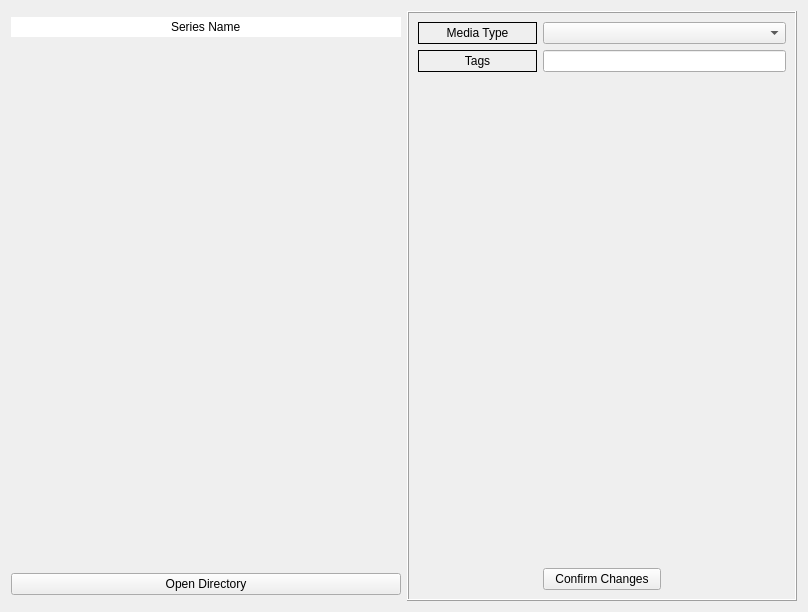
<?xml version="1.0" encoding="UTF-8"?>
<ui version="4.0">
 <class>BaseConfig</class>
 <widget class="QWidget" name="BaseConfig">
  <property name="geometry">
   <rect>
    <x>0</x>
    <y>0</y>
    <width>808</width>
    <height>612</height>
   </rect>
  </property>
  <property name="windowTitle">
   <string>Form</string>
  </property>
  <layout class="QGridLayout" name="gridLayout">
   <item row="4" column="0">
    <spacer name="verticalSpacer_3">
     <property name="orientation">
      <enum>Qt::Vertical</enum>
     </property>
     <property name="sizeHint" stdset="0">
      <size>
       <width>20</width>
       <height>40</height>
      </size>
     </property>
    </spacer>
   </item>
   <item row="3" column="0">
    <widget class="QLabel" name="folder_icon_label">
     <property name="sizePolicy">
      <sizepolicy hsizetype="Preferred" vsizetype="Preferred">
       <horstretch>0</horstretch>
       <verstretch>0</verstretch>
      </sizepolicy>
     </property>
     <property name="maximumSize">
      <size>
       <width>512</width>
       <height>512</height>
      </size>
     </property>
     <property name="text">
      <string/>
     </property>
     <property name="pixmap">
      <pixmap>../../../../../../../Downloads/pokemon_folder_icon_by_mikromike-d8mldi8.png</pixmap>
     </property>
     <property name="scaledContents">
      <bool>true</bool>
     </property>
     <property name="alignment">
      <set>Qt::AlignCenter</set>
     </property>
    </widget>
   </item>
   <item row="2" column="0">
    <spacer name="verticalSpacer_2">
     <property name="orientation">
      <enum>Qt::Vertical</enum>
     </property>
     <property name="sizeHint" stdset="0">
      <size>
       <width>20</width>
       <height>40</height>
      </size>
     </property>
    </spacer>
   </item>
   <item row="1" column="0">
    <widget class="QLineEdit" name="series_name_edit">
     <property name="enabled">
      <bool>true</bool>
     </property>
     <property name="sizePolicy">
      <sizepolicy hsizetype="Preferred" vsizetype="Fixed">
       <horstretch>0</horstretch>
       <verstretch>0</verstretch>
      </sizepolicy>
     </property>
     <property name="minimumSize">
      <size>
       <width>134</width>
       <height>0</height>
      </size>
     </property>
     <property name="text">
      <string>Series Name</string>
     </property>
     <property name="frame">
      <bool>false</bool>
     </property>
     <property name="alignment">
      <set>Qt::AlignCenter</set>
     </property>
    </widget>
   </item>
   <item row="5" column="0">
    <widget class="QPushButton" name="open_directory_button">
     <property name="text">
      <string>Open Directory</string>
     </property>
    </widget>
   </item>
   <item row="0" column="1" rowspan="7">
    <widget class="QFrame" name="frame">
     <property name="enabled">
      <bool>true</bool>
     </property>
     <property name="maximumSize">
      <size>
       <width>500</width>
       <height>16777215</height>
      </size>
     </property>
     <property name="frameShape">
      <enum>QFrame::Box</enum>
     </property>
     <property name="frameShadow">
      <enum>QFrame::Raised</enum>
     </property>
     <layout class="QGridLayout" name="gridLayout_2">
      <item row="0" column="1" colspan="2">
       <widget class="QComboBox" name="media_type_combo_box"/>
      </item>
      <item row="1" column="1" colspan="2">
       <widget class="QLineEdit" name="tags_edit">
        <property name="text">
         <string/>
        </property>
       </widget>
      </item>
      <item row="1" column="0">
       <widget class="QLabel" name="label_3">
        <property name="frameShape">
         <enum>QFrame::Box</enum>
        </property>
        <property name="text">
         <string>Tags</string>
        </property>
        <property name="alignment">
         <set>Qt::AlignCenter</set>
        </property>
       </widget>
      </item>
      <item row="2" column="0">
       <spacer name="verticalSpacer">
        <property name="orientation">
         <enum>Qt::Vertical</enum>
        </property>
        <property name="sizeHint" stdset="0">
         <size>
          <width>20</width>
          <height>40</height>
         </size>
        </property>
       </spacer>
      </item>
      <item row="3" column="1">
       <widget class="QPushButton" name="confirm_changes_button">
        <property name="text">
         <string>Confirm Changes</string>
        </property>
       </widget>
      </item>
      <item row="0" column="0">
       <widget class="QLabel" name="label_4">
        <property name="frameShape">
         <enum>QFrame::Box</enum>
        </property>
        <property name="text">
         <string>Media Type</string>
        </property>
        <property name="alignment">
         <set>Qt::AlignCenter</set>
        </property>
       </widget>
      </item>
     </layout>
    </widget>
   </item>
  </layout>
 </widget>
 <tabstops>
  <tabstop>series_name_edit</tabstop>
  <tabstop>media_type_combo_box</tabstop>
  <tabstop>tags_edit</tabstop>
  <tabstop>confirm_changes_button</tabstop>
  <tabstop>open_directory_button</tabstop>
 </tabstops>
 <resources/>
 <connections/>
</ui>
